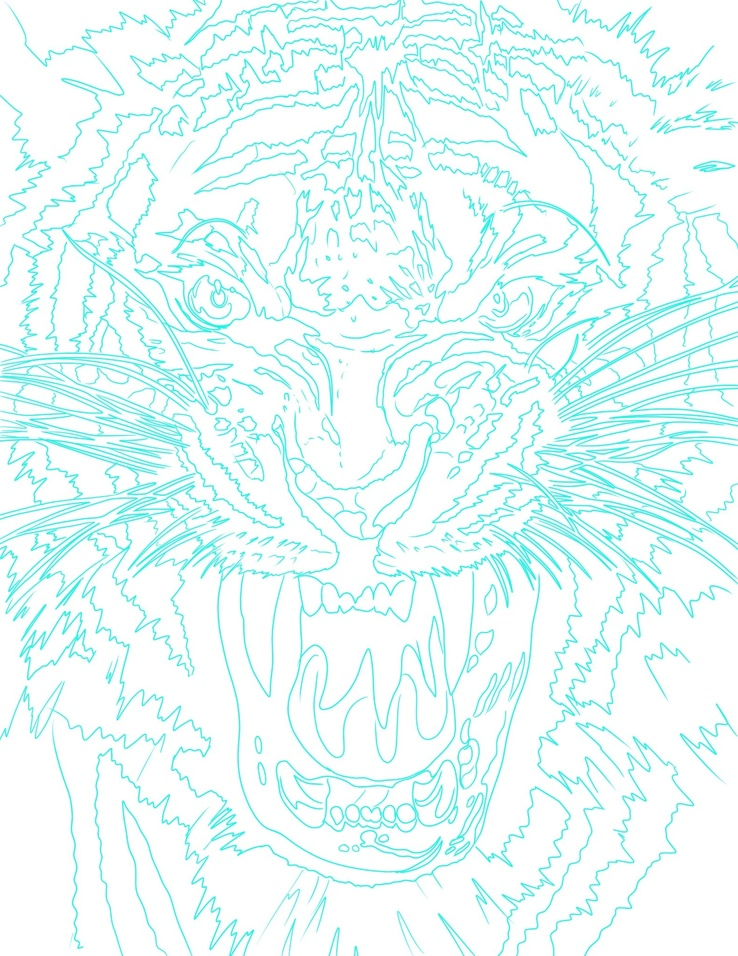
#> input picture Image-2.jpeg, 738 x 956 px, shrunk from 1582 x 2048 before the run
$ python -i model4.py   (imports and definitions only)
#> lines starting #> are read from the running program, lines starting #| are printed output that depends on the picture
import cv2

def model4(input_path,output_path):
    # Read the image
#> called with input_path = '../Image-2.jpeg', output_path = 'out.png'
    image = cv2.imread(input_path)
#> image is the input picture: shape (956, 738, 3); mean B, G, R 249.1, 250.2, 231.8

    # Convert the image to grayscale
    grey_img = cv2.cvtColor(image, cv2.COLOR_BGR2GRAY)
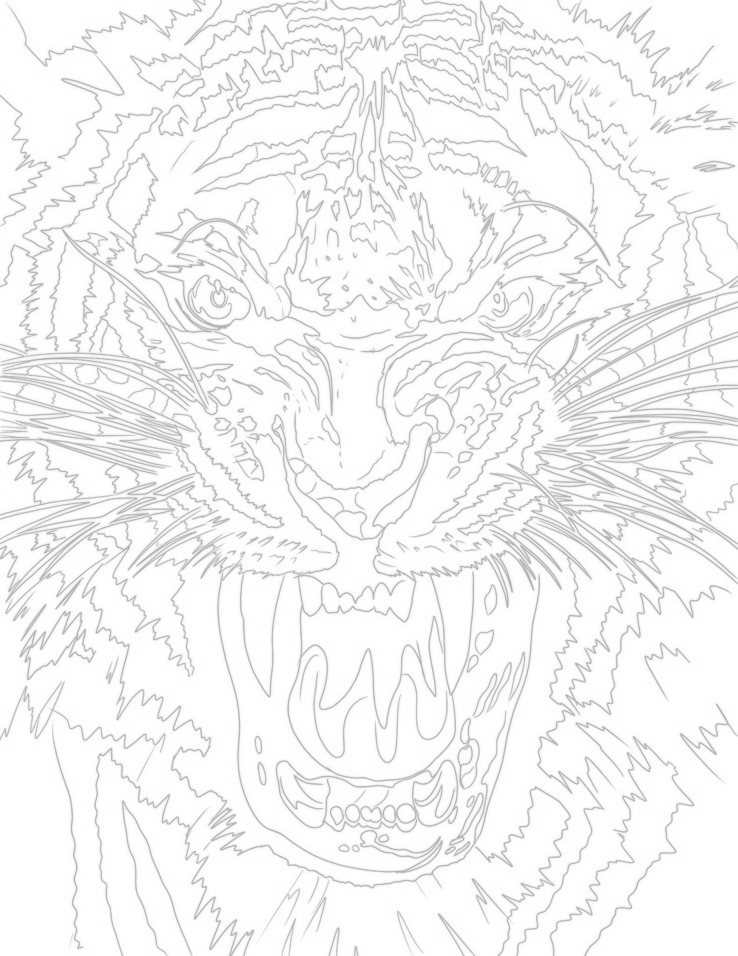
#> grey_img: shape (956, 738); min 164, max 255, mean 244.6

    # Invert the grayscale image
    invert = cv2.bitwise_not(grey_img)
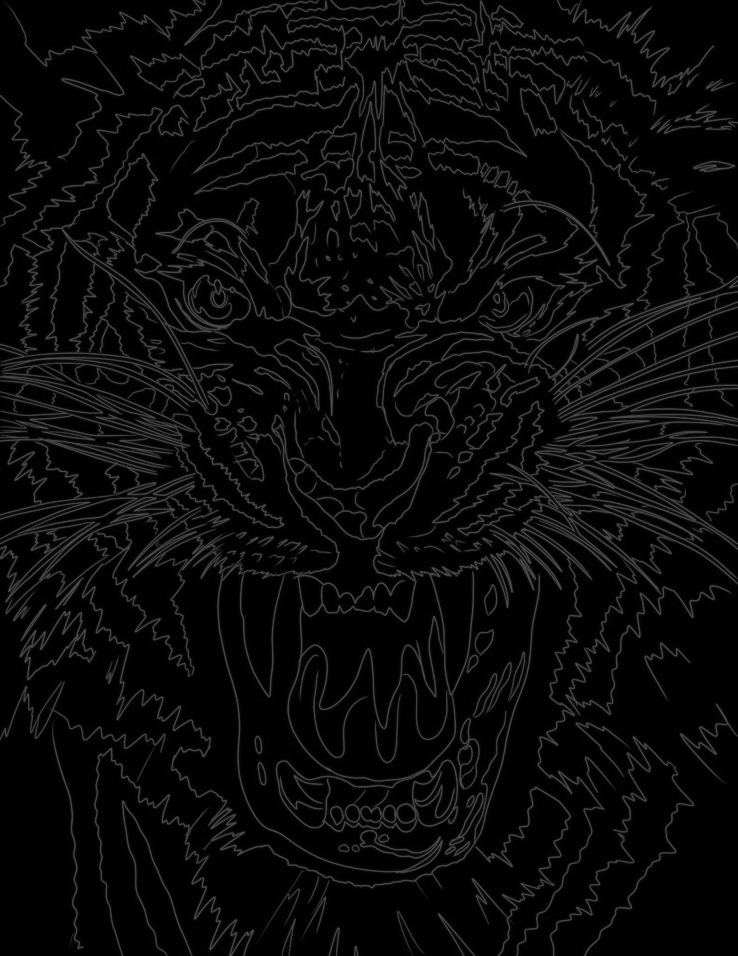
#> invert: shape (956, 738); min 0, max 91, mean 10.4

    # Apply a Gaussian blur to the inverted image
    blur = cv2.GaussianBlur(invert, (51, 151), 0)
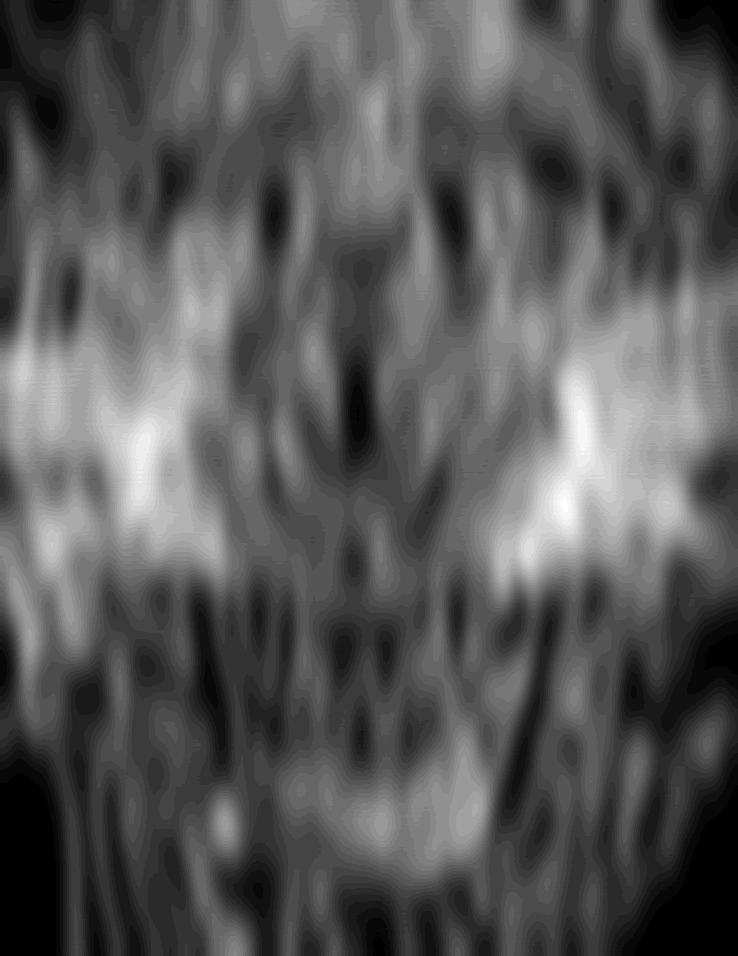
#> blur: shape (956, 738); min 0, max 30, mean 10.4; drawn with min black and max white

    # Invert the blurred image
    inverted_blur = cv2.bitwise_not(blur)
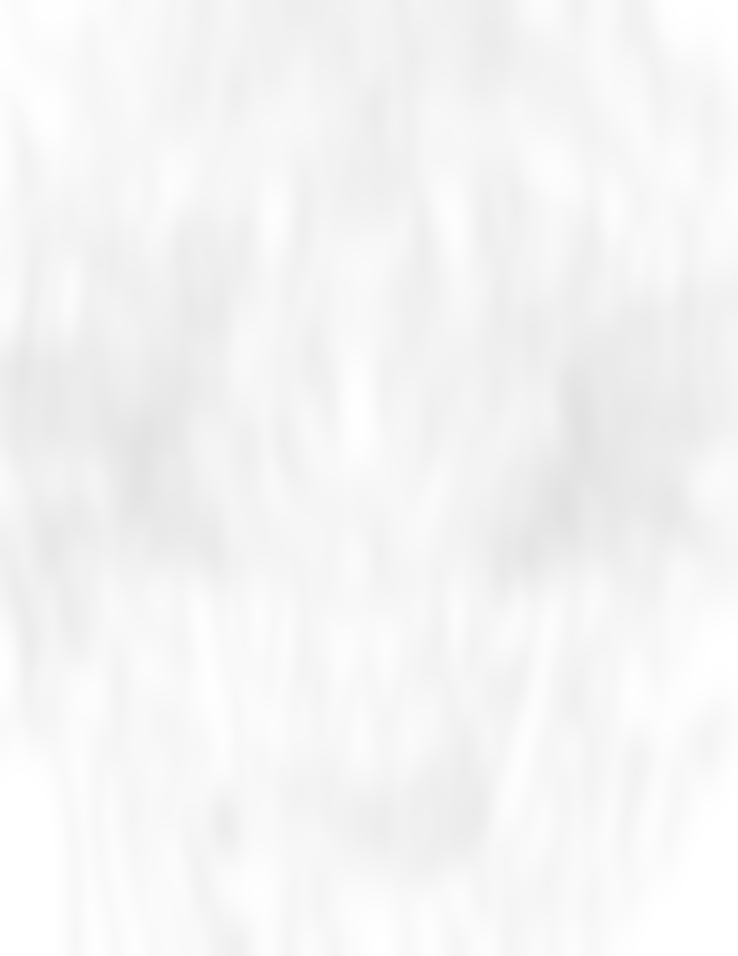
#> inverted_blur: shape (956, 738); min 225, max 255, mean 244.6

    # Create the sketch by dividing the grayscale image by the inverted blurred image
    sketch = cv2.divide(grey_img, inverted_blur, scale=256.0)
    cv2.imwrite(output_path, sketch)

>>> result = model4('../Image-2.jpeg', 'out.png')
